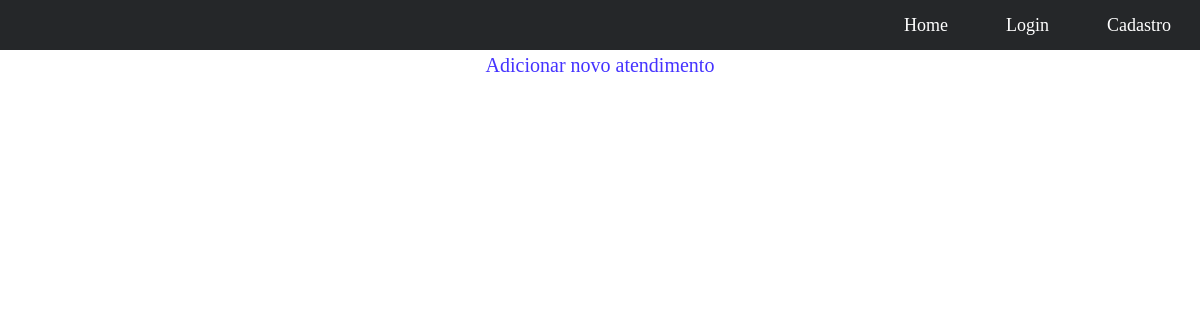
Before: /oficina/ with the older database file.
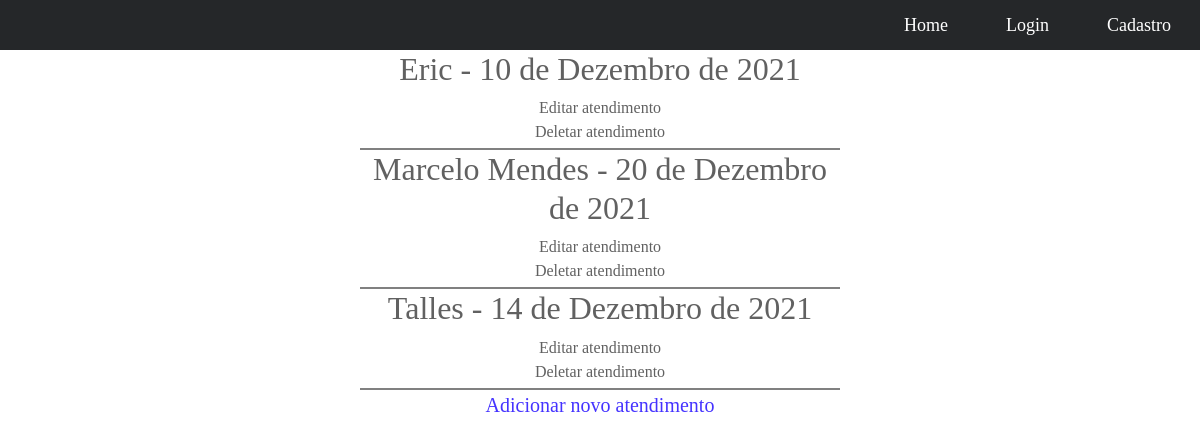
After: the same page with the newer database file.
### oficina/models.py (models this page shows, shortened)
class Atendimento(models.Model):
    cliente = models.CharField(max_length=255)
    colaborador = models.CharField(max_length=255)
    slug = models.SlugField(max_length=255, unique=True)
    data = models.DateField()
    reparo = models.TextField(default='manutenção básica')
    def get_absolute_url(self):
        return reverse('atendimento:detail', kwargs={'slug': self.slug})

### oficina/views.py (the view)
# urls.py: path('', views.AtendimentoListView.as_view(), name='list'),
class AtendimentoListView(ListView):
    model = Atendimento

### oficina/templates/oficina/atendimento_list.html (shortened to what this page needs)
{% extends 'clientes/base.html' %}
{% block content %}
{% for atendimento in atendimento_list %}
<article>
    <h2>
        <a href="{{ atendimento.get_absolute_url }}">
            {{ atendimento.cliente }} - {{ atendimento.data }}
        </a>
    </h2>
    <a href="manage/atualizar-atendimento/{{ atendimento.id }}">Editar atendimento</a>
    <a href='manage/deletar-atendimento/{{ atendimento.id }}'>Deletar atendimento</a>
</article>
{% endfor %}
<a href="manage/adicionar-atendimento" style="color: #4533ff !important; font-size: 20px;">Adicionar novo atendimento</a>
{% endblock %}

Changed rows visible on the page:
added Atendimento: cliente "Eric", data "10 de Dezembro de 2021"
added Atendimento: cliente "Marcelo Mendes", data "20 de Dezembro de 2021"
added Atendimento: cliente "Talles", data "14 de Dezembro de 2021"
